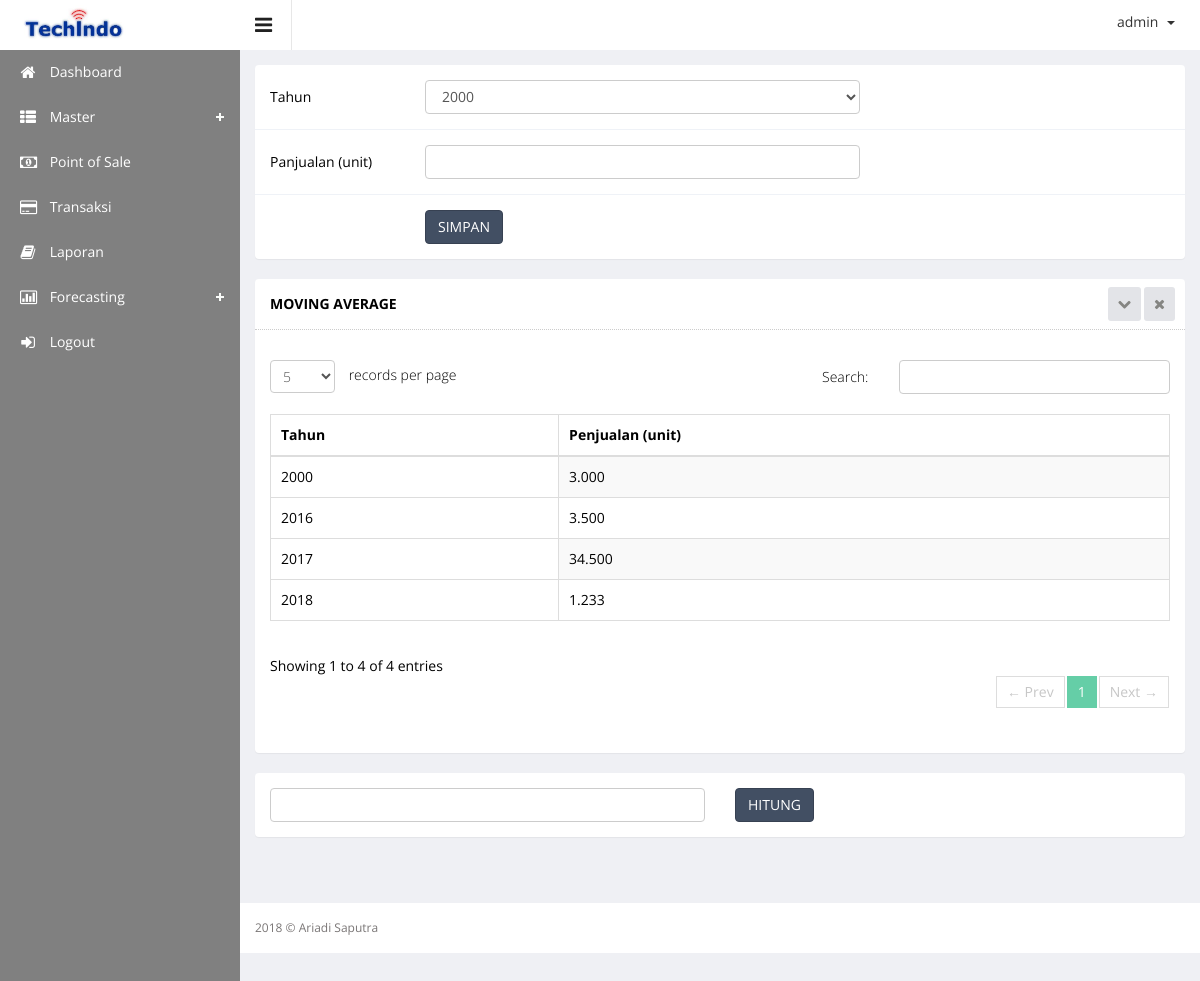
The app's page /index.php?hal=master/movingaverage/list (signed in) with its own data.
### tables this page shows
CREATE TABLE `forecasting` (
  `fc_id` int(11) NOT NULL,
  `fc_tahun` int(11) DEFAULT NULL,
  `fc_penjualan` int(11) DEFAULT NULL,
  `fc_status` varchar(255) DEFAULT NULL
);

### master/movingaverage/list.php (the view, shortened to what this page needs)
<?php
$sql = "SELECT *,SUM(fc_penjualan) AS penjualan FROM forecasting WHERE fc_status='mv' GROUP BY fc_tahun";
$resultProduct = mysqli_query($mysqli,$sql);
?>
<div class="wrapper">
    <div class="row">
        <div class="col-lg-12">
            <section class="panel">
                <div class="panel-body">
                    <div class=" form">
                        <form class="cmxform form-horizontal adminex-form" id="commentForm" method="POST" action="">
                            <div class="form-group ">
                                <label for="cname" class="control-label col-lg-2" style="text-align: left;">
                                Tahun</label>
                                <div class="col-lg-6">
                                        <select name="tahun" class="form-control">
                                              <?php for($i=2000;$i<=date('Y');$i++){ ?>
                                                <option value="<?php echo $i; ?>"><?php echo $i; ?></option>
                                                <?php } ?>
                                        </select>
                                </div>
                            </div>
                            <div class="form-group ">
                                <label for="cname" class="control-label col-lg-2" style="text-align: left;">
                                Panjualan (unit)</label>
                                <div class="col-lg-6">
                                    <input class=" form-control" id="cname" name="penjualan" minlength="2" type="text" required="">
                                </div>
                            </div>
                            <div class="form-group">
                                <div class="col-lg-offset-2 col-lg-10">
                                    <button class="btn btn-primary" type="submit" name="simpan">SIMPAN</button>
                                </div>
                            </div>
                        </form>
                    </div>
                </div>
            </section>
        </div>
    </div>
    <div class="row">
        <div class="col-sm-12">
            <section class="panel">
                <header class="panel-heading">
                  Moving Average
                  <span class="tools pull-right">
                    <a href="javascript:;" class="fa fa-chevron-down"></a>
                    <a href="javascript:;" class="fa fa-times"></a>
                </span>
            </header>
            <div class="panel-body">
                <div class="adv-table editable-table ">
                    <div id="laporan_pengeluaran">
                        <table class="table table-striped table-hover table-bordered" id="editable-sample">
                            <thead>
                                <tr>
                                    <th>Tahun</th>
                                    <th>Penjualan (unit)</th>
                                </tr>
                            </thead>
                            <tbody>
                                <?php
                                while ($rowProduct = mysqli_fetch_array($resultProduct)) {
                                    ?>
                                    <tr class="">
                                        <td><?php echo $rowProduct['fc_tahun']; ?></td>
                                        <td><?php echo number_format($rowProduct['penjualan'], 0, ',', '.'); ?></td>
                                    </tr>
                                    <?php } ?>
                                </tbody>
                            </table>
                        </div>
                    </div>
                </div>
            </section>
        </div>
    </div>
    <div class="row">
        <div class="col-lg-12">
            <section class="panel">
                <div class="panel-body">
                    <div class=" form">
                        <form class="cmxform form-horizontal adminex-form" id="commentForm" method="POST" action="">
                            <div class="form-group ">
                                <div class="col-lg-6">
                                    <input class=" form-control" id="cname" name="category_name" minlength="2" type="text" required="">
                                </div>
                                <div class="col-lg-6">
                                    <button class="btn btn-primary" type="submit" name="hitung">HITUNG</button>
                                </div>
                            </div>
                        </form>
                    </div>
                </div>
            </section>
        </div>
    </div>
</div>

### records on screen
forecasting: fc_tahun "2000", penjualan "3.000"
forecasting: fc_tahun "2016", penjualan "3.500"
forecasting: fc_tahun "2017", penjualan "34.500"
forecasting: fc_tahun "2018", penjualan "1.233"

### other values on screen
$_SESSION['username'] "admin"
form field tahun "2000"
